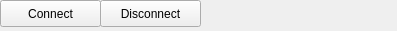
<?xml version="1.0" encoding="UTF-8"?>
<ui version="4.0">
 <class>ConnectionWidget</class>
 <widget class="QWidget" name="Form">
  <property name="geometry">
   <rect>
    <x>0</x>
    <y>0</y>
    <width>397</width>
    <height>31</height>
   </rect>
  </property>
  <property name="windowTitle">
   <string>Form</string>
  </property>
  <widget class="QPushButton" name="connect_btn">
   <property name="geometry">
    <rect>
     <x>0</x>
     <y>0</y>
     <width>101</width>
     <height>27</height>
    </rect>
   </property>
   <property name="text">
    <string>Connect</string>
   </property>
  </widget>
  <widget class="QPushButton" name="disconnect_btn">
   <property name="geometry">
    <rect>
     <x>100</x>
     <y>0</y>
     <width>101</width>
     <height>27</height>
    </rect>
   </property>
   <property name="text">
    <string>Disconnect</string>
   </property>
  </widget>
 </widget>
 <resources/>
 <connections/>
</ui>
